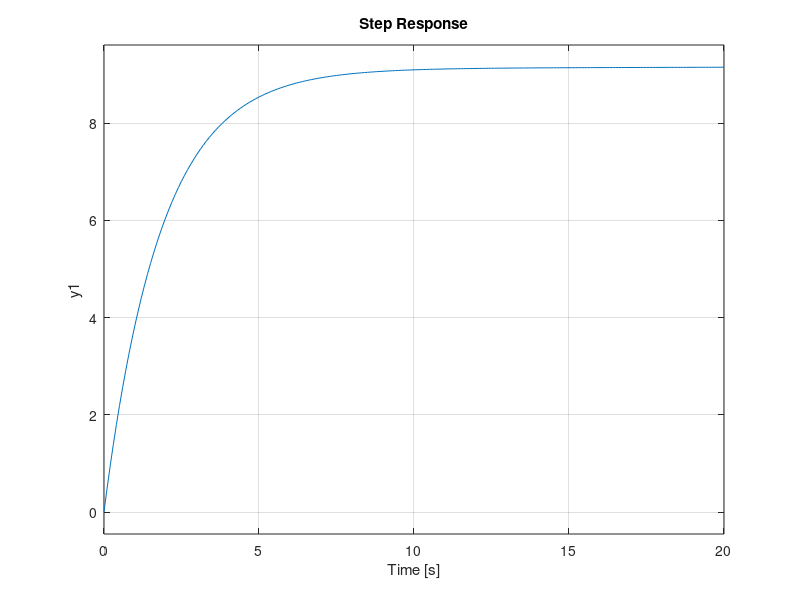

Source code (MATLAB):

Kp = 1;
Ki = 1;
Kd = 1;

s = tf('s');
C = Kp + Ki/s + Kd*s
C = pid(Kp,Ki,Kd)

% Proportional control
m = 1000;
b = 50;
r = 10;

s = tf('s');
P_cruise = 1/(m*s + b);

Kp = 100;
C = pid(Kp);

T = feedback(C*P_cruise,1)

t = 0:0.1:20;
step(r*T,t)
axis([0 20 0 10])

% 
Kp = 5000;
C = pid(Kp);
T = feedback(C*P_cruise,1);

step(r*T,t)
axis([0 20 0 10])

% PI control
Kp = 600;
Ki = 1;
C = pid(Kp,Ki);

T = feedback(C*P_cruise,1);

step(r*T,t)
axis([0 20 0 10])

%
Kp = 800;
Ki = 40;
C = pid(Kp,Ki);

T = feedback(C*P_cruise,1);

step(r*T,t)
axis([0 20 0 10])

% PID control
Kp = 1;
Ki = 1;
Kd = 1;
C = pid(Kp,Ki,Kd);

T = feedback(C*P_cruise,1);
step(r*T,t)
% axis([0 20 0 10])

Kp = 500;
Ki = 1;
Kd = 1;
C = pid(Kp,Ki,Kd);

T = feedback(C*P_cruise,1);
step(r*T,t)


